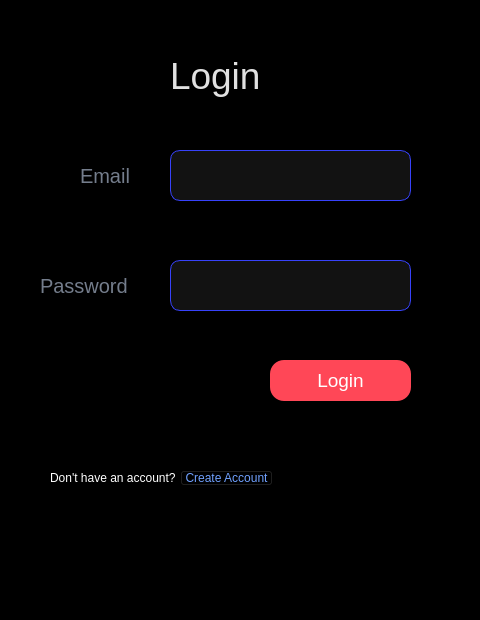
<?xml version="1.0" encoding="UTF-8"?>
<ui version="4.0">
 <class>Dialog</class>
 <widget class="QDialog" name="Dialog">
  <property name="geometry">
   <rect>
    <x>0</x>
    <y>0</y>
    <width>480</width>
    <height>620</height>
   </rect>
  </property>
  <property name="windowTitle">
   <string>Dialog</string>
  </property>
  <property name="styleSheet">
   <string notr="true">background-color: black;</string>
  </property>
  <widget class="QLabel" name="label">
   <property name="geometry">
    <rect>
     <x>170</x>
     <y>40</y>
     <width>121</width>
     <height>71</height>
    </rect>
   </property>
   <property name="styleSheet">
    <string notr="true">color:rgb(225, 225, 225); font-size:28pt;
background:none;</string>
   </property>
   <property name="text">
    <string>Login</string>
   </property>
  </widget>
  <widget class="QLabel" name="label_2">
   <property name="geometry">
    <rect>
     <x>80</x>
     <y>160</y>
     <width>71</width>
     <height>31</height>
    </rect>
   </property>
   <property name="styleSheet">
    <string notr="true">font-size:15pt;
background:none;
color: #747d8c;</string>
   </property>
   <property name="text">
    <string>Email</string>
   </property>
  </widget>
  <widget class="QLineEdit" name="email">
   <property name="geometry">
    <rect>
     <x>170</x>
     <y>150</y>
     <width>241</width>
     <height>51</height>
    </rect>
   </property>
   <property name="styleSheet">
    <string notr="true">font-size:10pt;
color: rgb(228, 229, 255);
border: 1px solid #3742fa;
border-radius:10px;
background:none;
background-color: rgb(18, 18, 18);</string>
   </property>
  </widget>
  <widget class="QLineEdit" name="password">
   <property name="geometry">
    <rect>
     <x>170</x>
     <y>260</y>
     <width>241</width>
     <height>51</height>
    </rect>
   </property>
   <property name="styleSheet">
    <string notr="true">font-size:10pt;
color: rgb(228, 229, 255);
border: 1px solid #3742fa;
border-radius:10px;
background:none;
background-color: rgb(18, 18, 18);</string>
   </property>
   <property name="text">
    <string/>
   </property>
  </widget>
  <widget class="QLabel" name="label_3">
   <property name="geometry">
    <rect>
     <x>40</x>
     <y>270</y>
     <width>111</width>
     <height>31</height>
    </rect>
   </property>
   <property name="styleSheet">
    <string notr="true">font-size:15pt;
background:none;
color: #747d8c;</string>
   </property>
   <property name="text">
    <string>Password</string>
   </property>
  </widget>
  <widget class="QPushButton" name="loginbutton">
   <property name="geometry">
    <rect>
     <x>270</x>
     <y>360</y>
     <width>141</width>
     <height>41</height>
    </rect>
   </property>
   <property name="styleSheet">
    <string notr="true">background-color:#ff4757; font-size:14pt; 
color:rgb(255, 255, 255);
border-radius:14px;</string>
   </property>
   <property name="text">
    <string>Login</string>
   </property>
  </widget>
  <widget class="QLabel" name="label_4">
   <property name="geometry">
    <rect>
     <x>50</x>
     <y>470</y>
     <width>131</width>
     <height>16</height>
    </rect>
   </property>
   <property name="styleSheet">
    <string notr="true">color:rgb(255, 255, 255);
background-color:transparent;</string>
   </property>
   <property name="text">
    <string>Don't have an account?</string>
   </property>
  </widget>
  <widget class="QPushButton" name="createaccbutton">
   <property name="geometry">
    <rect>
     <x>180</x>
     <y>470</y>
     <width>93</width>
     <height>16</height>
    </rect>
   </property>
   <property name="styleSheet">
    <string notr="true">
background-color:transparent;
color: #70a1ff;
</string>
   </property>
   <property name="text">
    <string>Create Account</string>
   </property>
  </widget>
 </widget>
 <resources/>
 <connections/>
</ui>
